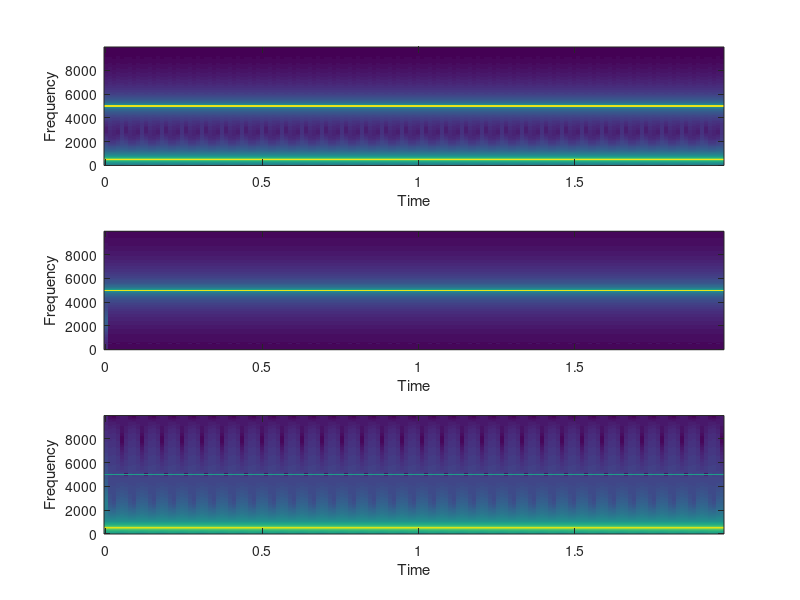

Write the MATLAB code that produced this figure.
% First let's filter an artificial signal. We'll add two sinewaves together:
% one with a frequency of 5 kHz and the other at 500 Hz. We've done this before,
% so no problem!
freq1 = 5000;
freq2 = 500;
Fs = 20000;
intvl = 1/Fs;
secs = 2;
tim = intvl : intvl : secs;
amp1 = 1;
amp2 = 1;
wave1 = sin(tim*2*pi*freq1) * amp1;
wave2 = sin(tim*2*pi*freq2) * amp2;
addwav = wave1 + wave2;
% We'll do a high-pass and a low-pass filter. We can have different
% frequencies for the high- and low-pass parts, but to start we'll use
% the same frequency, 2500Hz.
lowcut = 2500;
highcut = 2500;
% These next steps make the filter. There are many types of filter -
% the one we are using is called a "Butterworth" filter. The only
% thing to change here is the 'order' - which is the slope of the
% filter. Lower numbers have a broader slope, whereas higher
% numbers have a steeper slope.
order = 5;
lowcut = lowcut*2/Fs;
highcut = highcut*2/Fs;
[b,a] = butter(order,lowcut,'low');
[d,c] = butter(order,highcut,'high');

% Here is where the filtering actually occurs. 'filtfilt' takes the
% filter that we made above, and applies it to the signal, in this case
% addwav.
lowfilt = filtfilt(b,a,addwav);
highfilt = filtfilt(d,c,addwav);
% Now let's plot the results. Top is original signal, middle is high
% pass filtered, bottom is low-pass filtered.
subplot(3,1,1); specgram(addwav, 512, Fs);
subplot(3,1,2); specgram(highfilt, 512, Fs);
subplot(3,1,3); specgram(lowfilt, 512, Fs);